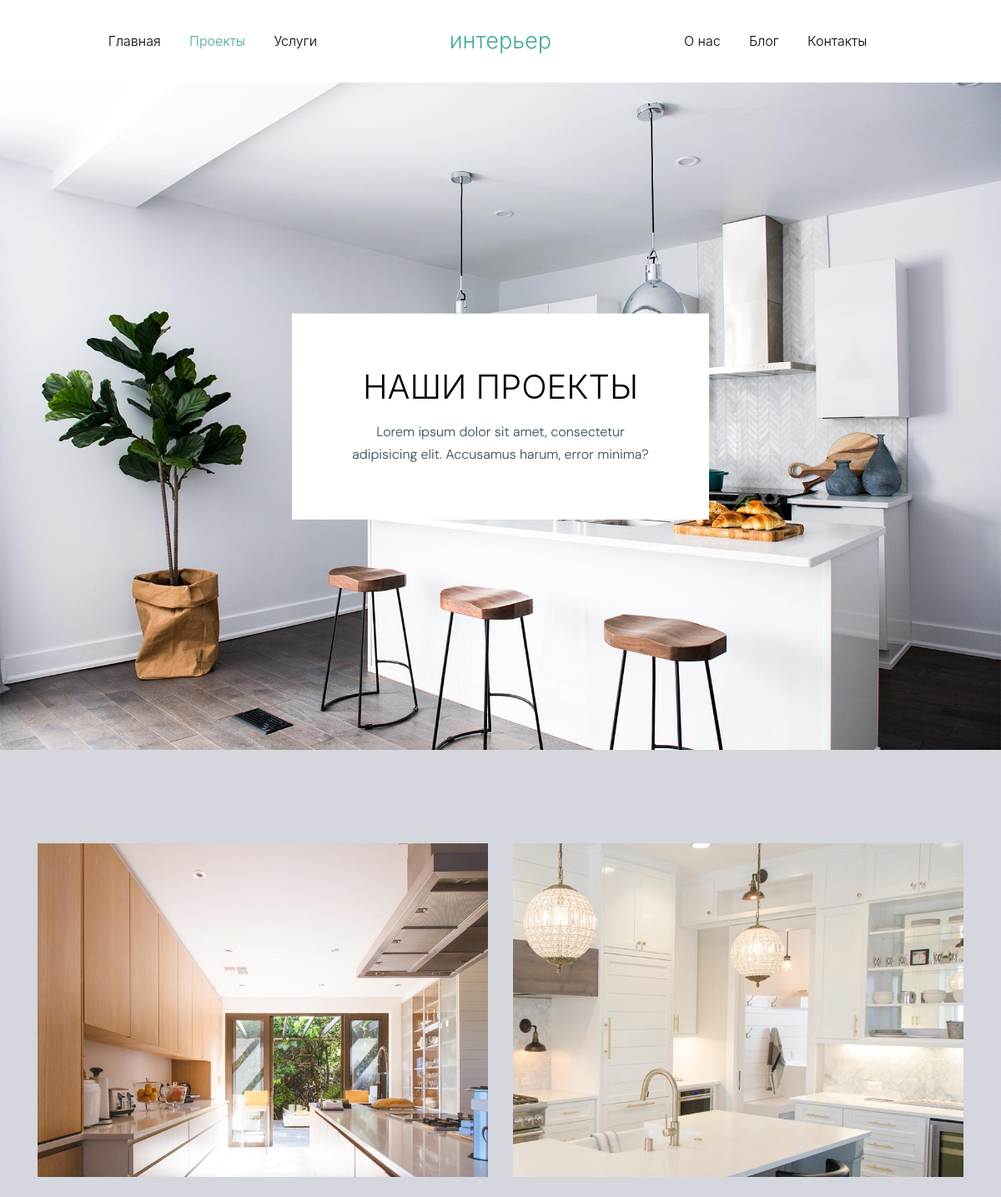
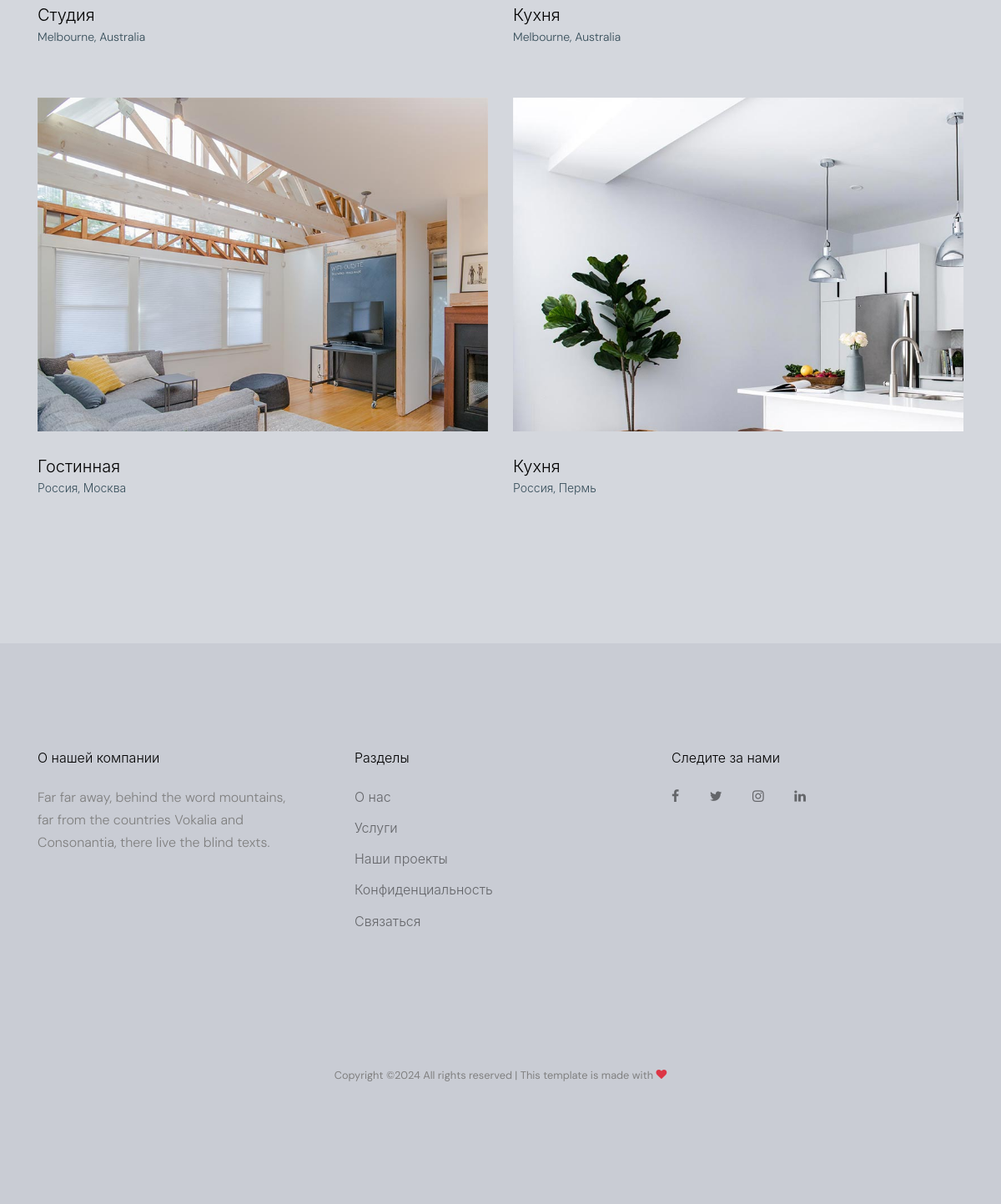
The app's page /project/ with its own data (2 pictures, top to bottom).
### store/models.py (models this page shows, shortened)
class Project(models.Model):
    title = models.CharField(verbose_name='название', max_length=100)
    description = models.TextField(verbose_name='описание', blank=True)
    image = models.ImageField(verbose_name='изображение', blank=True, null=True, upload_to='images')
    place = models.CharField(verbose_name='место работы', max_length=100)

### store/views.py (the view)
# urls.py: path('project/', views.project, name='project'),
def project(request):
    projects = Project.objects.all()
    context = {
        'path': request.path,
        'projects': projects,
        }
    return render(request, 'store/project.html', context)

### templates/store/project.html (shortened to what this page needs)
{% extends "base.html" %}
{% load static %}
{% block content %}
    <div class="ftco-blocks-cover-1">
        <div class="ftco-cover-1" style="background-image: url('{% static "" %}images/hero_1.jpg');">
            <div class="container">
              <div class="row align-items-center justify-content-center">
                <div class="col-lg-12 text-center">
                   <div class="box-92819">
                    <h1 class="text-uppercase text-black mb-3">Наши проекты</h1>
                    <p class="mb-0">Lorem ipsum dolor sit amet, consectetur adipisicing elit. Accusamus harum, error minima?</p>
                  </div>
                </div>
              </div>
            </div>
        </div>
      </div>
    <div class="site-section">
      <div class="container">
        <div class="row">
          {% for project in projects %}
          <div class="col-lg-6" data-aos="fade-up" data-aos-delay="">
            <div class="media-02819">
              <a href="{{ projects.id }}" class="img-link small"><img src="{{ project.image.url }}" alt="Image" class="img-fluid"></a>
              <h3><a href="{{ projects.id }}">{{ project.title }}</a></h3>
              <span>{{ project.place }}</span>
            </div>
          </div>
          {% endfor %}
        </div>
      </div>
    </div>
    {% endblock %}

### templates/base.html (shortened to what this page needs)
{% load static %}
<!DOCTYPE html>
<html lang="en">
<head>
    <link rel="stylesheet" href="https://stackpath.bootstrapcdn.com/font-awesome/4.7.0/css/font-awesome.min.css">
    <link rel="stylesheet" href="{%static 'fonts/icomoon/style.css' %}">
    <link rel="stylesheet" href="{%static 'css/bootstrap.min.css' %}">
    <link rel="stylesheet" href="{%static 'css/animate.min.css' %}">
    <link rel="stylesheet" href="{%static 'css/jquery.fancybox.min.css' %}">
    <link rel="stylesheet" href="{%static 'css/owl.carousel.min.css' %}">
    <link rel="stylesheet" href="{%static 'css/owl.theme.default.min.css' %}">
    <link rel="stylesheet" href="{%static 'fonts/flaticon-1/font/flaticon.css' %}">
    <link rel="stylesheet" href="{%static 'css/aos.css' %}">
    <link rel="stylesheet" href="{% static 'css/style.css' %}">
  </head>
  <body data-spy="scroll" data-target=".site-navbar-target" data-offset="300">
    <div class="site-wrap" id="home-section">
      <header class="site-navbar site-navbar-target bg-white" role="banner">
        <div class="container">
          <div class="row align-items-center position-relative">
            <div class="col-lg-4">
              <nav class="site-navigation text-right ml-auto " role="navigation">
                <ul class="site-menu main-menu js-clone-nav ml-auto d-none d-lg-block">
                  {% if path == '/' %}
                  <li class="active"><a href="{% url "home" %}" class="nav-link">Главная</a></li>
                  {% else %}
                  <li><a href="{% url "home" %}" class="nav-link">Главная</a></li>
                  {% endif %}
                  {% if path == '/project/' %}
                  <li class="active"><a href="{% url "project" %}" class="nav-link">Проекты</a></li>
                  {% else %}
                  <li><a href="{% url "project" %}" class="nav-link">Проекты</a></li>
                  {% endif %}
                  {% if path == '/services/' %}
                  <li class="active"><a href="{% url "services" %}" class="nav-link">Услуги</a></li>
                  {% else %}
                  <li><a href="{% url "services" %}" class="nav-link">Услуги</a></li>
                  {% endif %}
                </ul>
              </nav>
            </div>
            <div class="col-lg-4 text-center">
              <div class="site-logo">
                <a href="{% url "home" %}">Интерьер</a>
              </div>
            </div>
            <div class="col-lg-4">
              <nav class="site-navigation text-left mr-auto " role="navigation">
                <ul class="site-menu main-menu js-clone-nav ml-auto d-none d-lg-block">
                  {% if path == '/about/' %}
                  <li class="active"><a href="{% url "about" %}" class="nav-link">О нас</a></li>
                  {% else %}
                  <li><a href="{% url "about" %}" class="nav-link">О нас</a></li>
                  {% endif %}
                  {% if path == '/blog/' %}
                  <li class="active"><a href="{% url "blog" %}" class="nav-link">Блог</a></li>
                  {% else %}
                  <li><a href="{% url "blog" %}" class="nav-link">Блог</a></li>
                  {% endif %}
                  {% if path == '/contact/' %}
                  <li class="active"><a href="{% url "contact" %}" class="nav-link">Контакты</a></li>
                  {% else %}
                  <li><a href="{% url "contact" %}" class="nav-link">Контакты</a></li>
                  {% endif %}
                </ul>
              </nav>
            </div>
          </div>
        </div>
      </header>
      {% block content %}
      {% endblock %}
    <footer class="site-footer">
      <div class="container">
        <div class="row">
          <div class="col-md-6">
            <div class="row">
              <div class="col-md-7">
                <h2 class="footer-heading mb-4">О нашей компании</h2>
                <p>Far far away, behind the word mountains, far from the countries Vokalia and Consonantia, there live the blind texts. </p>
              </div>
              <div class="col-md-4 ml-auto">
                <h2 class="footer-heading mb-4">Разделы</h2>
                <ul class="list-unstyled">
                  <li><a href="{% url 'about' %}">О нас</a></li>
                  <li><a href="{% url 'services' %}">Услуги</a></li>
                  <li><a href="{% url 'project' %}">Наши проекты</a></li>
                  <li><a href="{% url 'blog' %}">Конфиденциальность</a></li>
                  <li><a href="{% url 'contact' %}">Связаться</a></li>
                </ul>
              </div>
            </div>
          </div>
          <div class="col-md-4 ml-auto">
            <h2 class="footer-heading mb-4">Следите за нами</h2>
            <a href="#" class="smoothscroll pl-0 pr-3"><span class="icon-facebook"></span></a>
            <a href="#" class="pl-3 pr-3"><span class="icon-twitter"></span></a>
            <a href="#" class="pl-3 pr-3"><span class="icon-instagram"></span></a>
            <a href="#" class="pl-3 pr-3"><span class="icon-linkedin"></span></a>
          </div>
        </div>
        <div class="row pt-5 mt-5 text-center">
          <div class="col-md-12">
            <div class="pt-5">
              <p class="small">
            Copyright &copy;<script>document.write(new Date().getFullYear());</script> All rights reserved | This template is made with <i class="icon-heart text-danger" aria-hidden="true"></i>
            </p>
            </div>
          </div>
        </div>
      </div>
    </footer>
    </div>
  </body>
</html>

### static/css/style.css (style rules this page uses)
html { overflow-x: hidden; }
body { line-height: 1.7; color: #364d59 !important; font-weight: 300; font-size: 1rem; background-color: #eae9e9; background-color: #d4d7dd; }
body:before { position: absolute; content: ""; left: 0; right: 0; bottom: 0; top: 0; background: rgba(0, 0, 0, 0.3); -webkit-transition: .3s all ease; -o-transition: .3s all ease; transition: .3s all ease; opacity: 0; visibility: hidden; z-index: 399; }
a { -webkit-transition: .3s all ease; -o-transition: .3s all ease; transition: .3s all ease; }
h1, h2, h3, h4, h5, .h1, .h2, .h3, .h4, .h5 { font-weight: 300; color: #364d59; }
.text-black { color: #000 !important; }
.site-section { padding: 2.5em 0; }
@media (min-width: 768px) { .site-section { padding: 5em 0; } }
.site-footer { padding: 4em 0; background-color: #c9ccd4; }
@media (min-width: 768px) { .site-footer { padding: 8em 0; } }
.site-footer p { color: gray; }
.site-footer h2, .site-footer h3, .site-footer h4, .site-footer h5 { color: #000; }
.site-footer a { color: rgba(0, 0, 0, 0.5); }
.site-footer ul li { margin-bottom: 10px; }
.site-footer .footer-heading { font-size: 16px; color: #000; }
.site-navbar { margin-bottom: 0px; z-index: 1999; position: relative; top: 0; width: 100%; padding: 1rem; }
.site-navbar .site-logo { margin: 0; padding: 0; font-size: 1.7rem; }
.site-navbar .site-logo a { color: #43ab92; text-transform: lowercase; }
.site-navbar .site-navigation .site-menu { margin: 0; padding: 0; margin-bottom: 0; }
.site-navbar .site-navigation .site-menu .active { color: #43ab92 !important; }
.site-navbar .site-navigation .site-menu a { text-decoration: none !important; display: inline-block; }
.site-navbar .site-navigation .site-menu > li { display: inline-block; }
.site-navbar .site-navigation .site-menu > li > a { margin-left: 15px; margin-right: 15px; padding: 20px 0px; color: #000 !important; display: inline-block; text-decoration: none !important; }
.site-navbar .site-navigation .site-menu > li.active > a { color: #43ab92 !important; }
.site-mobile-menu .site-nav-wrap { padding: 0; margin: 0; list-style: none; position: relative; }
.site-mobile-menu .site-nav-wrap a { padding: 10px 20px; display: block; position: relative; color: #212529; }
.site-mobile-menu .site-nav-wrap li { position: relative; display: block; }
.site-mobile-menu .site-nav-wrap li.active > a { color: #43ab92; }
.site-mobile-menu .site-nav-wrap > li { display: block; position: relative; float: left; width: 100%; }
.site-mobile-menu .site-nav-wrap > li > a { padding-left: 20px; font-size: 20px; }
.site-section { padding: 7rem 0; }
.ftco-cover-1 { background-size: cover; background-position: center center; background-repeat: no-repeat; position: relative; }
.ftco-cover-1, .ftco-cover-1 .container > .row { height: 100vh; min-height: 600px; }
.ftco-cover-1 > .container { position: relative; }
.box-92819 { z-index: 2; background: #fff; padding: 4rem; position: absolute; top: 50%; left: 50%; -webkit-transform: translate(-50%, -50%); -ms-transform: translate(-50%, -50%); transform: translate(-50%, -50%); max-width: 500px; }
.media-02819 { margin-bottom: 60px; }
.media-02819 .small { position: relative; height: 400px; width: 100%; overflow: hidden; }
.media-02819 .img-link { margin-bottom: 30px; display: block; position: relative; bottom: 0px; -webkit-transition: all .2s; -o-transition: all .2s; transition: all .2s; -webkit-transition-timing-function: cubic-bezier(0.17, 0.67, 0.83, 0.67); -o-transition-timing-function: cubic-bezier(0.17, 0.67, 0.83, 0.67); transition-timing-function: cubic-bezier(0.17, 0.67, 0.83, 0.67); }
.media-02819 h3 { font-size: 20px; margin-bottom: 0; }
.media-02819 h3 a { color: #000; }
.media-02819 span { font-size: 14px; }

### records on screen
Project: image (picture), title "Студия", place "Melbourne, Australia"
Project: image (picture), title "Кухня", place "Melbourne, Australia"
Project: image (picture), title "Гостинная", place "Россия, Москва"
Project: image (picture), title "Кухня", place "Россия, Пермь"
